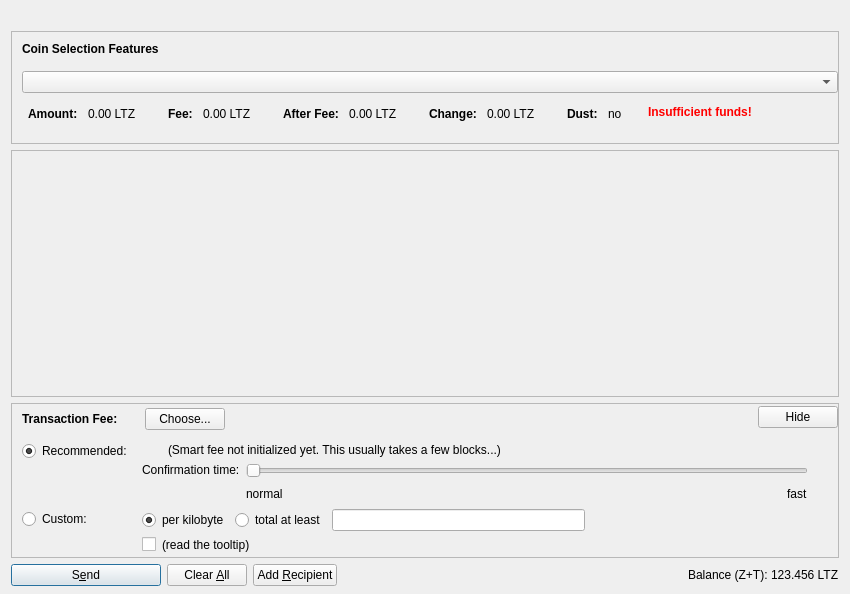
<?xml version="1.0" encoding="UTF-8"?>
<ui version="4.0">
 <class>SendZCoinsDialog</class>
 <widget class="QDialog" name="SendZCoinsDialog">
  <property name="geometry">
   <rect>
    <x>0</x>
    <y>0</y>
    <width>850</width>
    <height>594</height>
   </rect>
  </property>
  <property name="windowTitle">
   <string>Send Coins</string>
  </property>
  <layout class="QVBoxLayout" name="verticalLayout" stretch="0,0,1,0,0">
   <property name="bottomMargin">
    <number>8</number>
   </property>
   <item>
    <widget class="QLabel" name="labelLogo">
     <property name="text">
      <string/>
     </property>
     <property name="pixmap">
      <pixmap resource="../bitcoin.qrc">:/images/logo</pixmap>
     </property>
     <property name="margin">
      <number>10</number>
     </property>
    </widget>
   </item>
   <item>
    <widget class="QFrame" name="frameCoinSelection">
     <property name="sizePolicy">
      <sizepolicy hsizetype="Expanding" vsizetype="Expanding">
       <horstretch>0</horstretch>
       <verstretch>0</verstretch>
      </sizepolicy>
     </property>
     <property name="maximumSize">
      <size>
       <width>16777215</width>
       <height>16777215</height>
      </size>
     </property>
     <property name="frameShape">
      <enum>QFrame::StyledPanel</enum>
     </property>
     <property name="frameShadow">
      <enum>QFrame::Sunken</enum>
     </property>
     <layout class="QVBoxLayout" name="verticalLayoutCoinSelection2">
      <property name="spacing">
       <number>0</number>
      </property>
      <property name="leftMargin">
       <number>0</number>
      </property>
      <property name="topMargin">
       <number>0</number>
      </property>
      <property name="rightMargin">
       <number>0</number>
      </property>
      <property name="bottomMargin">
       <number>6</number>
      </property>
      <item>
       <layout class="QVBoxLayout" name="verticalLayoutCoinSelection" stretch="0,0,0,0,1">
        <property name="spacing">
         <number>0</number>
        </property>
        <property name="leftMargin">
         <number>10</number>
        </property>
        <property name="topMargin">
         <number>10</number>
        </property>
        <item>
         <layout class="QHBoxLayout" name="horizontalLayoutCoinSelection1">
          <property name="bottomMargin">
           <number>15</number>
          </property>
          <item>
           <widget class="QLabel" name="labelCoinSelectionFeatures">
            <property name="sizePolicy">
             <sizepolicy hsizetype="Preferred" vsizetype="Maximum">
              <horstretch>0</horstretch>
              <verstretch>0</verstretch>
             </sizepolicy>
            </property>
            <property name="font">
             <font>
              <weight>75</weight>
              <bold>true</bold>
             </font>
            </property>
            <property name="styleSheet">
             <string notr="true">font-weight:bold;</string>
            </property>
            <property name="text">
             <string>Coin Selection Features</string>
            </property>
           </widget>
          </item>
         </layout>
        </item>
        <item>
         <layout class="QHBoxLayout" name="horizontalLayoutCoinSelection2" stretch="0">
          <property name="spacing">
           <number>8</number>
          </property>
          <property name="bottomMargin">
           <number>10</number>
          </property>
          <item>
           <widget class="QComboBox" name="comboBoxCoinSelection"/>
          </item>
         </layout>
        </item>
        <item>
         <widget class="QWidget" name="widgetCoinSelection" native="true">
          <property name="sizePolicy">
           <sizepolicy hsizetype="Preferred" vsizetype="Preferred">
            <horstretch>0</horstretch>
            <verstretch>0</verstretch>
           </sizepolicy>
          </property>
          <property name="minimumSize">
           <size>
            <width>0</width>
            <height>0</height>
           </size>
          </property>
          <property name="styleSheet">
           <string notr="true"/>
          </property>
          <layout class="QHBoxLayout" name="horizontalLayoutCoinSelection5">
           <property name="leftMargin">
            <number>0</number>
           </property>
           <property name="topMargin">
            <number>0</number>
           </property>
           <property name="rightMargin">
            <number>0</number>
           </property>
           <property name="bottomMargin">
            <number>0</number>
           </property>
           <item>
            <layout class="QHBoxLayout" name="horizontalLayoutCoinSelection3" stretch="0,0,0,0,0,1,0">
             <property name="spacing">
              <number>20</number>
             </property>
             <property name="topMargin">
              <number>0</number>
             </property>
             <property name="bottomMargin">
              <number>10</number>
             </property>
             <item>
              <layout class="QFormLayout" name="formLayoutCoinSelection1">
               <property name="horizontalSpacing">
                <number>10</number>
               </property>
               <property name="verticalSpacing">
                <number>14</number>
               </property>
               <property name="leftMargin">
                <number>6</number>
               </property>
               <property name="topMargin">
                <number>4</number>
               </property>
               <property name="rightMargin">
                <number>6</number>
               </property>
               <item row="0" column="0">
                <widget class="QLabel" name="labelCoinSelectionAmountText">
                 <property name="font">
                  <font>
                   <weight>75</weight>
                   <bold>true</bold>
                  </font>
                 </property>
                 <property name="text">
                  <string>Amount:</string>
                 </property>
                 <property name="margin">
                  <number>0</number>
                 </property>
                </widget>
               </item>
               <item row="0" column="1">
                <widget class="QLabel" name="labelCoinSelectionAmount">
                 <property name="cursor">
                  <cursorShape>IBeamCursor</cursorShape>
                 </property>
                 <property name="contextMenuPolicy">
                  <enum>Qt::ActionsContextMenu</enum>
                 </property>
                 <property name="text">
                  <string notr="true">0.00 LTZ</string>
                 </property>
                 <property name="textInteractionFlags">
                  <set>Qt::LinksAccessibleByMouse|Qt::TextSelectableByKeyboard|Qt::TextSelectableByMouse</set>
                 </property>
                </widget>
               </item>
              </layout>
             </item>
             <item>
              <layout class="QFormLayout" name="formLayoutCoinSelection2">
               <property name="horizontalSpacing">
                <number>10</number>
               </property>
               <property name="verticalSpacing">
                <number>14</number>
               </property>
               <property name="leftMargin">
                <number>6</number>
               </property>
               <property name="topMargin">
                <number>4</number>
               </property>
               <property name="rightMargin">
                <number>6</number>
               </property>
               <item row="0" column="0">
                <widget class="QLabel" name="labelCoinSelectionFeeText">
                 <property name="font">
                  <font>
                   <weight>75</weight>
                   <bold>true</bold>
                  </font>
                 </property>
                 <property name="text">
                  <string>Fee:</string>
                 </property>
                 <property name="margin">
                  <number>0</number>
                 </property>
                </widget>
               </item>
               <item row="0" column="1">
                <widget class="QLabel" name="labelCoinSelectionFee">
                 <property name="cursor">
                  <cursorShape>IBeamCursor</cursorShape>
                 </property>
                 <property name="contextMenuPolicy">
                  <enum>Qt::ActionsContextMenu</enum>
                 </property>
                 <property name="text">
                  <string notr="true">0.00 LTZ</string>
                 </property>
                 <property name="textInteractionFlags">
                  <set>Qt::LinksAccessibleByMouse|Qt::TextSelectableByKeyboard|Qt::TextSelectableByMouse</set>
                 </property>
                </widget>
               </item>
              </layout>
             </item>
             <item>
              <layout class="QFormLayout" name="formLayoutCoinSelection3">
               <property name="horizontalSpacing">
                <number>10</number>
               </property>
               <property name="verticalSpacing">
                <number>14</number>
               </property>
               <property name="leftMargin">
                <number>6</number>
               </property>
               <property name="topMargin">
                <number>4</number>
               </property>
               <property name="rightMargin">
                <number>6</number>
               </property>
               <item row="0" column="0">
                <widget class="QLabel" name="labelCoinSelectionAfterFeeText">
                 <property name="font">
                  <font>
                   <weight>75</weight>
                   <bold>true</bold>
                  </font>
                 </property>
                 <property name="text">
                  <string>After Fee:</string>
                 </property>
                 <property name="margin">
                  <number>0</number>
                 </property>
                </widget>
               </item>
               <item row="0" column="1">
                <widget class="QLabel" name="labelCoinSelectionAfterFee">
                 <property name="cursor">
                  <cursorShape>IBeamCursor</cursorShape>
                 </property>
                 <property name="contextMenuPolicy">
                  <enum>Qt::ActionsContextMenu</enum>
                 </property>
                 <property name="text">
                  <string notr="true">0.00 LTZ</string>
                 </property>
                 <property name="textInteractionFlags">
                  <set>Qt::LinksAccessibleByMouse|Qt::TextSelectableByKeyboard|Qt::TextSelectableByMouse</set>
                 </property>
                </widget>
               </item>
              </layout>
             </item>
             <item>
              <layout class="QFormLayout" name="formLayoutCoinSelection4">
               <property name="horizontalSpacing">
                <number>10</number>
               </property>
               <property name="verticalSpacing">
                <number>14</number>
               </property>
               <property name="leftMargin">
                <number>6</number>
               </property>
               <property name="topMargin">
                <number>4</number>
               </property>
               <property name="rightMargin">
                <number>6</number>
               </property>
               <item row="0" column="0">
                <widget class="QLabel" name="labelCoinSelectionChangeText">
                 <property name="font">
                  <font>
                   <weight>75</weight>
                   <bold>true</bold>
                  </font>
                 </property>
                 <property name="text">
                  <string>Change:</string>
                 </property>
                </widget>
               </item>
               <item row="0" column="1">
                <widget class="QLabel" name="labelCoinSelectionChange">
                 <property name="cursor">
                  <cursorShape>IBeamCursor</cursorShape>
                 </property>
                 <property name="contextMenuPolicy">
                  <enum>Qt::ActionsContextMenu</enum>
                 </property>
                 <property name="text">
                  <string notr="true">0.00 LTZ</string>
                 </property>
                 <property name="textInteractionFlags">
                  <set>Qt::LinksAccessibleByMouse|Qt::TextSelectableByKeyboard|Qt::TextSelectableByMouse</set>
                 </property>
                </widget>
               </item>
              </layout>
             </item>
             <item>
              <layout class="QFormLayout" name="formLayoutCoinSelection5">
               <property name="horizontalSpacing">
                <number>10</number>
               </property>
               <property name="verticalSpacing">
                <number>14</number>
               </property>
               <property name="leftMargin">
                <number>6</number>
               </property>
               <property name="topMargin">
                <number>4</number>
               </property>
               <property name="rightMargin">
                <number>6</number>
               </property>
               <item row="0" column="0">
                <widget class="QLabel" name="labelCoinSelectionLowOutputText">
                 <property name="font">
                  <font>
                   <weight>75</weight>
                   <bold>true</bold>
                  </font>
                 </property>
                 <property name="text">
                  <string>Dust:</string>
                 </property>
                </widget>
               </item>
               <item row="0" column="1">
                <widget class="QLabel" name="labelCoinSelectionLowOutput">
                 <property name="cursor">
                  <cursorShape>IBeamCursor</cursorShape>
                 </property>
                 <property name="contextMenuPolicy">
                  <enum>Qt::ActionsContextMenu</enum>
                 </property>
                 <property name="text">
                  <string notr="true">no</string>
                 </property>
                 <property name="textInteractionFlags">
                  <set>Qt::LinksAccessibleByMouse|Qt::TextSelectableByKeyboard|Qt::TextSelectableByMouse</set>
                 </property>
                </widget>
               </item>
              </layout>
             </item>
             <item>
              <widget class="QLabel" name="labelCoinSelectionInsuffFunds">
               <property name="font">
                <font>
                 <weight>75</weight>
                 <bold>true</bold>
                </font>
               </property>
               <property name="styleSheet">
                <string notr="true">color:red;font-weight:bold;</string>
               </property>
               <property name="text">
                <string>Insufficient funds!</string>
               </property>
               <property name="margin">
                <number>5</number>
               </property>
              </widget>
             </item>
             <item>
              <spacer name="horizontalSpacerCoinSelection">
               <property name="orientation">
                <enum>Qt::Horizontal</enum>
               </property>
               <property name="sizeHint" stdset="0">
                <size>
                 <width>40</width>
                 <height>1</height>
                </size>
               </property>
              </spacer>
             </item>
            </layout>
           </item>
          </layout>
         </widget>
        </item>
        <item>
         <layout class="QHBoxLayout" name="horizontalLayoutCoinSelection4">
          <property name="spacing">
           <number>12</number>
          </property>
          <property name="sizeConstraint">
           <enum>QLayout::SetDefaultConstraint</enum>
          </property>
          <property name="topMargin">
           <number>5</number>
          </property>
          <property name="rightMargin">
           <number>5</number>
          </property>
         </layout>
        </item>
        <item>
         <spacer name="verticalSpacerCoinSelection">
          <property name="orientation">
           <enum>Qt::Vertical</enum>
          </property>
          <property name="sizeHint" stdset="0">
           <size>
            <width>800</width>
            <height>1</height>
           </size>
          </property>
         </spacer>
        </item>
       </layout>
      </item>
     </layout>
    </widget>
   </item>
   <item>
    <widget class="QScrollArea" name="scrollArea">
     <property name="widgetResizable">
      <bool>true</bool>
     </property>
     <widget class="QWidget" name="scrollAreaWidgetContents">
      <property name="geometry">
       <rect>
        <x>0</x>
        <y>0</y>
        <width>830</width>
        <height>117</height>
       </rect>
      </property>
      <layout class="QVBoxLayout" name="verticalLayout_2" stretch="0,1">
       <property name="leftMargin">
        <number>0</number>
       </property>
       <property name="topMargin">
        <number>0</number>
       </property>
       <property name="rightMargin">
        <number>0</number>
       </property>
       <property name="bottomMargin">
        <number>0</number>
       </property>
       <item>
        <layout class="QVBoxLayout" name="entries">
         <property name="spacing">
          <number>6</number>
         </property>
        </layout>
       </item>
       <item>
        <spacer name="verticalSpacer">
         <property name="orientation">
          <enum>Qt::Vertical</enum>
         </property>
         <property name="sizeHint" stdset="0">
          <size>
           <width>20</width>
           <height>40</height>
          </size>
         </property>
        </spacer>
       </item>
      </layout>
     </widget>
    </widget>
   </item>
   <item>
    <widget class="QFrame" name="frameFee">
     <property name="sizePolicy">
      <sizepolicy hsizetype="Expanding" vsizetype="Expanding">
       <horstretch>0</horstretch>
       <verstretch>0</verstretch>
      </sizepolicy>
     </property>
     <property name="maximumSize">
      <size>
       <width>16777215</width>
       <height>16777215</height>
      </size>
     </property>
     <property name="frameShape">
      <enum>QFrame::StyledPanel</enum>
     </property>
     <property name="frameShadow">
      <enum>QFrame::Sunken</enum>
     </property>
     <layout class="QVBoxLayout" name="verticalLayoutFee1">
      <property name="spacing">
       <number>0</number>
      </property>
      <property name="leftMargin">
       <number>0</number>
      </property>
      <property name="topMargin">
       <number>0</number>
      </property>
      <property name="rightMargin">
       <number>0</number>
      </property>
      <property name="bottomMargin">
       <number>0</number>
      </property>
      <item>
       <layout class="QVBoxLayout" name="verticalLayoutFee2" stretch="0,0,0">
        <property name="spacing">
         <number>0</number>
        </property>
        <property name="leftMargin">
         <number>10</number>
        </property>
        <property name="topMargin">
         <number>0</number>
        </property>
        <item>
         <layout class="QHBoxLayout" name="horizontalLayoutFee1">
          <property name="bottomMargin">
           <number>0</number>
          </property>
          <item>
           <layout class="QVBoxLayout" name="verticalLayoutFee7">
            <property name="spacing">
             <number>0</number>
            </property>
            <item>
             <spacer name="verticalSpacerSmartFee">
              <property name="orientation">
               <enum>Qt::Vertical</enum>
              </property>
              <property name="sizeType">
               <enum>QSizePolicy::Fixed</enum>
              </property>
              <property name="sizeHint" stdset="0">
               <size>
                <width>1</width>
                <height>4</height>
               </size>
              </property>
             </spacer>
            </item>
            <item>
             <layout class="QHBoxLayout" name="horizontalLayoutSmartFee">
              <property name="spacing">
               <number>10</number>
              </property>
              <item>
               <widget class="QLabel" name="labelFeeHeadline">
                <property name="sizePolicy">
                 <sizepolicy hsizetype="Preferred" vsizetype="Maximum">
                  <horstretch>0</horstretch>
                  <verstretch>0</verstretch>
                 </sizepolicy>
                </property>
                <property name="font">
                 <font>
                  <weight>75</weight>
                  <bold>true</bold>
                 </font>
                </property>
                <property name="styleSheet">
                 <string notr="true">font-weight:bold;</string>
                </property>
                <property name="text">
                 <string>Transaction Fee:</string>
                </property>
               </widget>
              </item>
              <item>
               <widget class="QLabel" name="labelFeeMinimized">
                <property name="text">
                 <string/>
                </property>
               </widget>
              </item>
              <item>
               <widget class="QPushButton" name="buttonChooseFee">
                <property name="text">
                 <string>Choose...</string>
                </property>
               </widget>
              </item>
             </layout>
            </item>
            <item>
             <spacer name="verticalSpacer_5">
              <property name="orientation">
               <enum>Qt::Vertical</enum>
              </property>
              <property name="sizeHint" stdset="0">
               <size>
                <width>1</width>
                <height>1</height>
               </size>
              </property>
             </spacer>
            </item>
           </layout>
          </item>
          <item>
           <spacer name="horizontalSpacer_4">
            <property name="orientation">
             <enum>Qt::Horizontal</enum>
            </property>
            <property name="sizeHint" stdset="0">
             <size>
              <width>40</width>
              <height>20</height>
             </size>
            </property>
           </spacer>
          </item>
          <item>
           <widget class="QPushButton" name="buttonMinimizeFee">
            <property name="toolTip">
             <string>collapse fee-settings</string>
            </property>
            <property name="text">
             <string>Hide</string>
            </property>
           </widget>
          </item>
         </layout>
        </item>
        <item>
         <widget class="QFrame" name="frameFeeSelection">
          <layout class="QVBoxLayout" name="verticalLayoutFee12">
           <property name="spacing">
            <number>0</number>
           </property>
           <property name="leftMargin">
            <number>0</number>
           </property>
           <property name="topMargin">
            <number>0</number>
           </property>
           <property name="rightMargin">
            <number>0</number>
           </property>
           <property name="bottomMargin">
            <number>0</number>
           </property>
           <item>
            <layout class="QGridLayout" name="gridLayoutFee">
             <property name="topMargin">
              <number>10</number>
             </property>
             <property name="bottomMargin">
              <number>4</number>
             </property>
             <property name="horizontalSpacing">
              <number>10</number>
             </property>
             <property name="verticalSpacing">
              <number>4</number>
             </property>
             <item row="1" column="1">
              <layout class="QVBoxLayout" name="verticalLayoutFee8">
               <property name="spacing">
                <number>6</number>
               </property>
               <item>
                <layout class="QHBoxLayout" name="horizontalLayoutFee13">
                 <item>
                  <widget class="QRadioButton" name="radioCustomPerKilobyte">
                   <property name="toolTip">
                    <string>If the custom fee is set to 1000 satoshis and the transaction is only 250 bytes, then &quot;per kilobyte&quot; only pays 250 satoshis in fee, while &quot;total at least&quot; pays 1000 satoshis. For transactions bigger than a kilobyte both pay by kilobyte.</string>
                   </property>
                   <property name="text">
                    <string>per kilobyte</string>
                   </property>
                   <property name="checked">
                    <bool>true</bool>
                   </property>
                   <attribute name="buttonGroup">
                    <string notr="true">groupCustomFee</string>
                   </attribute>
                  </widget>
                 </item>
                 <item>
                  <widget class="QRadioButton" name="radioCustomAtLeast">
                   <property name="toolTip">
                    <string>If the custom fee is set to 1000 satoshis and the transaction is only 250 bytes, then &quot;per kilobyte&quot; only pays 250 satoshis in fee, while &quot;total at least&quot; pays 1000 satoshis. For transactions bigger than a kilobyte both pay by kilobyte.</string>
                   </property>
                   <property name="text">
                    <string>total at least</string>
                   </property>
                   <attribute name="buttonGroup">
                    <string notr="true">groupCustomFee</string>
                   </attribute>
                  </widget>
                 </item>
                 <item>
                  <widget class="BitcoinAmountField" name="customFee"/>
                 </item>
                 <item>
                  <spacer name="horizontalSpacer_6">
                   <property name="orientation">
                    <enum>Qt::Horizontal</enum>
                   </property>
                   <property name="sizeHint" stdset="0">
                    <size>
                     <width>1</width>
                     <height>1</height>
                    </size>
                   </property>
                  </spacer>
                 </item>
                </layout>
               </item>
               <item>
                <layout class="QHBoxLayout" name="horizontalLayoutFee8">
                 <item>
                  <widget class="QCheckBox" name="checkBoxMinimumFee">
                   <property name="toolTip">
                    <string>Paying only the minimum fee is just fine as long as there is less transaction volume than space in the blocks. But be aware that this can end up in a never confirming transaction once there is more demand for bitcoin transactions than the network can process.</string>
                   </property>
                   <property name="text">
                    <string/>
                   </property>
                  </widget>
                 </item>
                 <item>
                  <widget class="QLabel" name="labelMinFeeWarning">
                   <property name="enabled">
                    <bool>true</bool>
                   </property>
                   <property name="toolTip">
                    <string>Paying only the minimum fee is just fine as long as there is less transaction volume than space in the blocks. But be aware that this can end up in a never confirming transaction once there is more demand for bitcoin transactions than the network can process.</string>
                   </property>
                   <property name="text">
                    <string>(read the tooltip)</string>
                   </property>
                   <property name="margin">
                    <number>5</number>
                   </property>
                  </widget>
                 </item>
                 <item>
                  <spacer name="horizontalSpacer_2">
                   <property name="orientation">
                    <enum>Qt::Horizontal</enum>
                   </property>
                   <property name="sizeHint" stdset="0">
                    <size>
                     <width>1</width>
                     <height>1</height>
                    </size>
                   </property>
                  </spacer>
                 </item>
                </layout>
               </item>
              </layout>
             </item>
             <item row="0" column="0">
              <layout class="QVBoxLayout" name="verticalLayoutFee4" stretch="0,1">
               <item>
                <widget class="QRadioButton" name="radioSmartFee">
                 <property name="text">
                  <string>Recommended:</string>
                 </property>
                 <property name="checked">
                  <bool>true</bool>
                 </property>
                 <attribute name="buttonGroup">
                  <string notr="true">groupFee</string>
                 </attribute>
                </widget>
               </item>
               <item>
                <spacer name="verticalSpacer_2">
                 <property name="orientation">
                  <enum>Qt::Vertical</enum>
                 </property>
                 <property name="sizeHint" stdset="0">
                  <size>
                   <width>1</width>
                   <height>1</height>
                  </size>
                 </property>
                </spacer>
               </item>
              </layout>
             </item>
             <item row="1" column="0">
              <layout class="QVBoxLayout" name="verticalLayoutFee9" stretch="0,1">
               <item>
                <widget class="QRadioButton" name="radioCustomFee">
                 <property name="text">
                  <string>Custom:</string>
                 </property>
                 <attribute name="buttonGroup">
                  <string notr="true">groupFee</string>
                 </attribute>
                </widget>
               </item>
               <item>
                <spacer name="verticalSpacer_6">
                 <property name="orientation">
                  <enum>Qt::Vertical</enum>
                 </property>
                 <property name="sizeHint" stdset="0">
                  <size>
                   <width>1</width>
                   <height>1</height>
                  </size>
                 </property>
                </spacer>
               </item>
              </layout>
             </item>
             <item row="0" column="1">
              <layout class="QVBoxLayout" name="verticalLayoutFee3" stretch="0,0,1">
               <property name="spacing">
                <number>6</number>
               </property>
               <property name="topMargin">
                <number>2</number>
               </property>
               <item>
                <layout class="QHBoxLayout" name="horizontalLayoutFee12">
                 <item>
                  <widget class="QLabel" name="labelSmartFee">
                   <property name="text">
                    <string/>
                   </property>
                   <property name="margin">
                    <number>2</number>
                   </property>
                  </widget>
                 </item>
                 <item>
                  <widget class="QLabel" name="labelFeeEstimation">
                   <property name="text">
                    <string/>
                   </property>
                  </widget>
                 </item>
                 <item>
                  <widget class="QLabel" name="labelSmartFee2">
                   <property name="text">
                    <string>(Smart fee not initialized yet. This usually takes a few blocks...)</string>
                   </property>
                   <property name="margin">
                    <number>2</number>
                   </property>
                  </widget>
                 </item>
                 <item>
                  <spacer name="horizontalSpacer_5">
                   <property name="orientation">
                    <enum>Qt::Horizontal</enum>
                   </property>
                   <property name="sizeHint" stdset="0">
                    <size>
                     <width>1</width>
                     <height>1</height>
                    </size>
                   </property>
                  </spacer>
                 </item>
                </layout>
               </item>
               <item>
                <layout class="QHBoxLayout" name="horizontalLayoutFee9">
                 <item>
                  <layout class="QVBoxLayout" name="verticalLayoutFee6">
                   <item>
                    <widget class="QLabel" name="labelSmartFee3">
                     <property name="text">
                      <string>Confirmation time:</string>
                     </property>
                     <property name="margin">
                      <number>2</number>
                     </property>
                    </widget>
                   </item>
                   <item>
                    <spacer name="verticalSpacer_3">
                     <property name="orientation">
                      <enum>Qt::Vertical</enum>
                     </property>
                     <property name="sizeHint" stdset="0">
                      <size>
                       <width>1</width>
                       <height>1</height>
                      </size>
                     </property>
                    </spacer>
                   </item>
                  </layout>
                 </item>
                 <item>
                  <layout class="QVBoxLayout" name="verticalLayoutFee5">
                   <property name="rightMargin">
                    <number>30</number>
                   </property>
                   <item>
                    <widget class="QSlider" name="sliderSmartFee">
                     <property name="minimum">
                      <number>0</number>
                     </property>
                     <property name="maximum">
                      <number>24</number>
                     </property>
                     <property name="pageStep">
                      <number>1</number>
                     </property>
                     <property name="value">
                      <number>0</number>
                     </property>
                     <property name="orientation">
                      <enum>Qt::Horizontal</enum>
                     </property>
                     <property name="invertedAppearance">
                      <bool>false</bool>
                     </property>
                     <property name="invertedControls">
                      <bool>false</bool>
                     </property>
                     <property name="tickPosition">
                      <enum>QSlider::NoTicks</enum>
                     </property>
                    </widget>
                   </item>
                   <item>
                    <layout class="QHBoxLayout" name="horizontalLayoutFee10">
                     <item>
                      <widget class="QLabel" name="labelSmartFeeNormal">
                       <property name="text">
                        <string>normal</string>
                       </property>
                      </widget>
                     </item>
                     <item>
                      <spacer name="horizontalSpacer_3">
                       <property name="orientation">
                        <enum>Qt::Horizontal</enum>
                       </property>
                       <property name="sizeHint" stdset="0">
                        <size>
                         <width>40</width>
                         <height>20</height>
                        </size>
                       </property>
                      </spacer>
                     </item>
                     <item>
                      <widget class="QLabel" name="labelSmartFeeFast">
                       <property name="text">
                        <string>fast</string>
                       </property>
                      </widget>
                     </item>
                    </layout>
                   </item>
                  </layout>
                 </item>
                </layout>
               </item>
               <item>
                <spacer name="verticalSpacer_4">
                 <property name="orientation">
                  <enum>Qt::Vertical</enum>
                 </property>
                 <property name="sizeHint" stdset="0">
                  <size>
                   <width>1</width>
                   <height>1</height>
                  </size>
                 </property>
                </spacer>
               </item>
              </layout>
             </item>
            </layout>
           </item>
          </layout>
         </widget>
        </item>
        <item>
         <spacer name="verticalSpacerFee">
          <property name="orientation">
           <enum>Qt::Vertical</enum>
          </property>
          <property name="sizeHint" stdset="0">
           <size>
            <width>800</width>
            <height>1</height>
           </size>
          </property>
         </spacer>
        </item>
       </layout>
      </item>
     </layout>
    </widget>
   </item>
   <item>
    <layout class="QHBoxLayout" name="horizontalLayout">
     <item>
      <widget class="QPushButton" name="sendButton">
       <property name="minimumSize">
        <size>
         <width>150</width>
         <height>0</height>
        </size>
       </property>
       <property name="toolTip">
        <string>Confirm the send action</string>
       </property>
       <property name="text">
        <string>S&amp;end</string>
       </property>
       <property name="icon">
        <iconset resource="../bitcoin.qrc">
         <normaloff>:/images/send2</normaloff>:/images/send2</iconset>
       </property>
       <property name="autoDefault">
        <bool>false</bool>
       </property>
       <property name="default">
        <bool>true</bool>
       </property>
      </widget>
     </item>
     <item>
      <widget class="QPushButton" name="clearButton">
       <property name="sizePolicy">
        <sizepolicy hsizetype="Minimum" vsizetype="Fixed">
         <horstretch>0</horstretch>
         <verstretch>0</verstretch>
        </sizepolicy>
       </property>
       <property name="toolTip">
        <string>Clear all fields of the form.</string>
       </property>
       <property name="text">
        <string>Clear &amp;All</string>
       </property>
       <property name="icon">
        <iconset resource="../bitcoin.qrc">
         <normaloff>:/images/clear</normaloff>:/images/clear</iconset>
       </property>
       <property name="autoDefault">
        <bool>false</bool>
       </property>
      </widget>
     </item>
     <item>
      <widget class="QPushButton" name="addButton">
       <property name="toolTip">
        <string>Send to multiple recipients at once</string>
       </property>
       <property name="text">
        <string>Add &amp;Recipient</string>
       </property>
       <property name="icon">
        <iconset resource="../bitcoin.qrc">
         <normaloff>:/images/add3</normaloff>:/images/add3</iconset>
       </property>
       <property name="autoDefault">
        <bool>false</bool>
       </property>
      </widget>
     </item>
     <item>
      <spacer name="horizontalSpacer">
       <property name="orientation">
        <enum>Qt::Horizontal</enum>
       </property>
       <property name="sizeHint" stdset="0">
        <size>
         <width>40</width>
         <height>20</height>
        </size>
       </property>
      </spacer>
     </item>
     <item>
      <layout class="QHBoxLayout" name="horizontalLayout_2">
       <property name="spacing">
        <number>3</number>
       </property>
       <item>
        <widget class="QLabel" name="label">
         <property name="sizePolicy">
          <sizepolicy hsizetype="Preferred" vsizetype="Fixed">
           <horstretch>0</horstretch>
           <verstretch>0</verstretch>
          </sizepolicy>
         </property>
         <property name="text">
          <string>Balance (Z+T):</string>
         </property>
        </widget>
       </item>
       <item>
        <widget class="QLabel" name="labelBalance">
         <property name="sizePolicy">
          <sizepolicy hsizetype="Preferred" vsizetype="Fixed">
           <horstretch>0</horstretch>
           <verstretch>0</verstretch>
          </sizepolicy>
         </property>
         <property name="cursor">
          <cursorShape>IBeamCursor</cursorShape>
         </property>
         <property name="text">
          <string notr="true">123.456 LTZ</string>
         </property>
         <property name="textInteractionFlags">
          <set>Qt::LinksAccessibleByMouse|Qt::TextSelectableByKeyboard|Qt::TextSelectableByMouse</set>
         </property>
        </widget>
       </item>
      </layout>
     </item>
    </layout>
   </item>
  </layout>
 </widget>
 <customwidgets>
  <customwidget>
   <class>BitcoinAmountField</class>
   <extends>QLineEdit</extends>
   <header>bitcoinamountfield.h</header>
   <container>1</container>
  </customwidget>
 </customwidgets>
 <resources>
  <include location="../bitcoin.qrc"/>
 </resources>
 <connections/>
 <buttongroups>
  <buttongroup name="groupFee"/>
  <buttongroup name="groupCustomFee"/>
 </buttongroups>
</ui>
